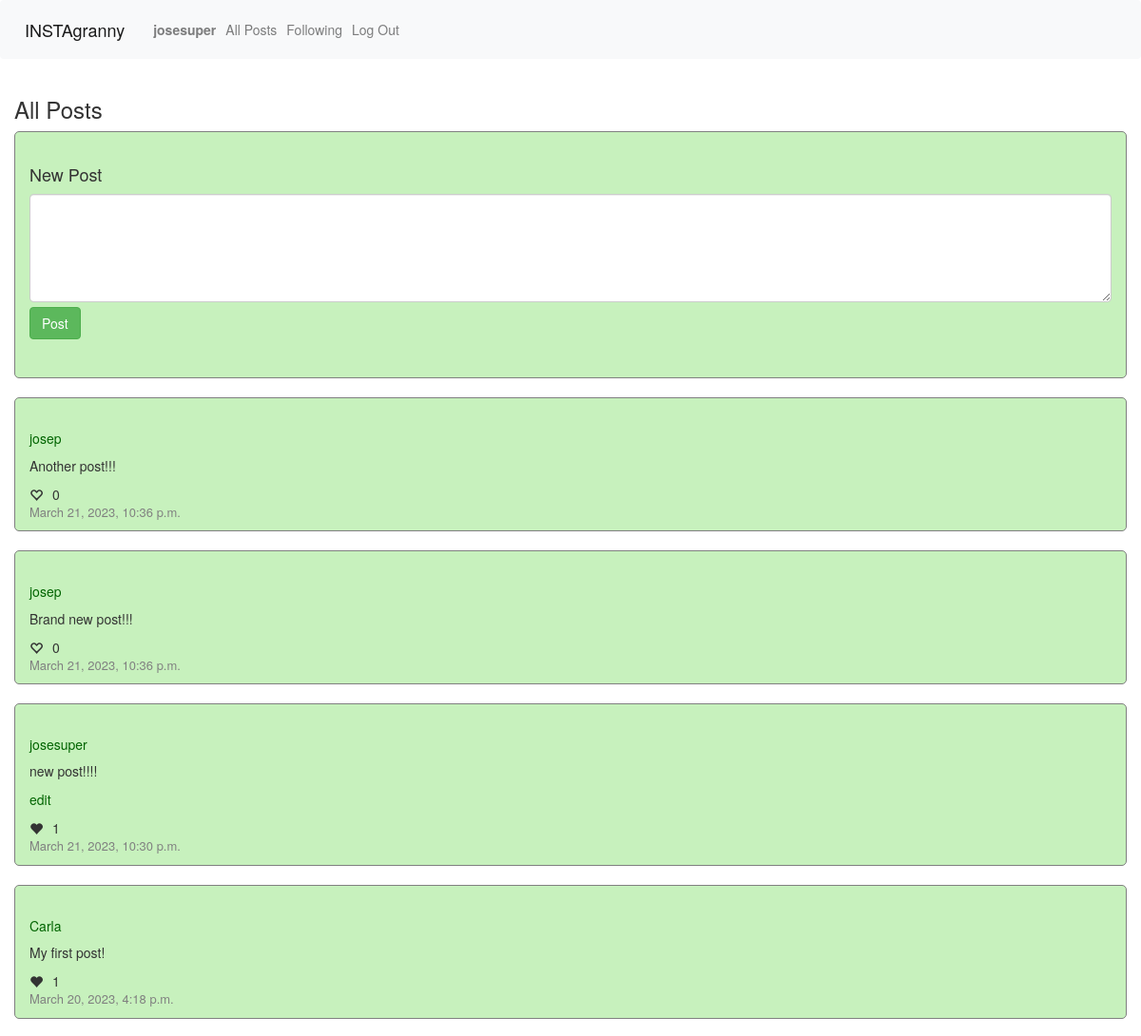
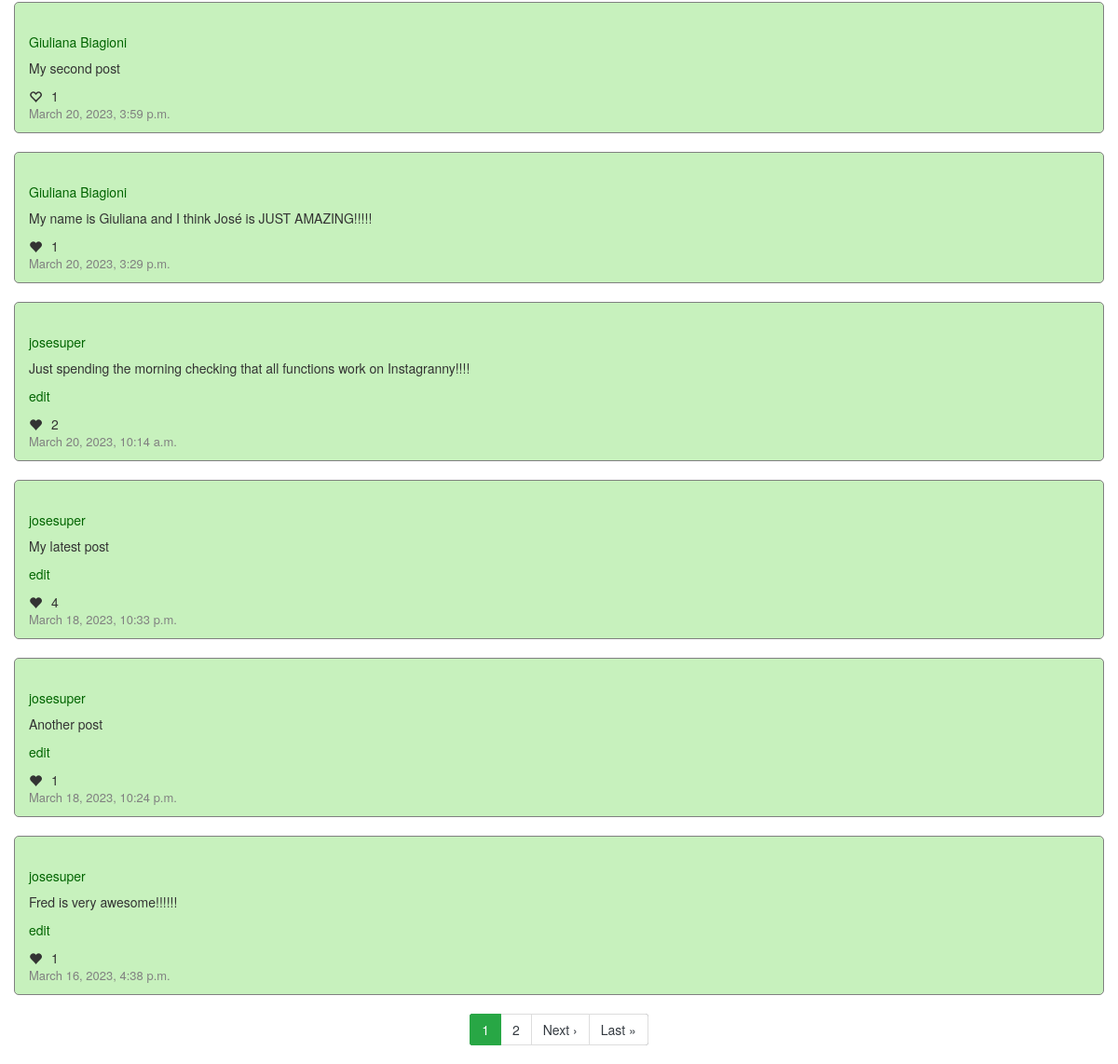
Screenshot of / (signed in) with the database file from the repository (2 pictures, top to bottom).
### network/models.py (models this page shows, shortened)
class User(AbstractUser):
    followers = models.ManyToManyField('self', symmetrical=False, blank=True, related_name="following")
    def __str__(self):
        return f"{self.username}"

class Post(models.Model):
    poster = models.ForeignKey(User,on_delete=models.PROTECT, related_name="user_posts")
    body = models.TextField(max_length=300)
    liked_by = models.ManyToManyField(User, blank=True, related_name='liked_posts')
    timestamp = models.DateTimeField(default=datetime.today)

### network/views.py (the view)
# urls.py: path("", views.index, name="index"),
def index(request):
    if request.method == "POST":
        form = NewPostform(request.POST)
        if form.is_valid:
            newpost = Post(poster = request.user, body = request.POST["body"])
            newpost.save()
        return HttpResponseRedirect(reverse("network:index"))
    else:
        posts = Post.objects.all().order_by('-timestamp')
        page_number = request.GET.get('page', 1)
        paginator = Paginator(posts, 10)
        page = paginator.get_page(page_number)
        return render(request, "network/index.html", {
            "NewPostform": NewPostform,
            "page": page,
            "heading": "All Posts"
        })

### network/templates/network/index.html (shortened to what this page needs)
{% extends "network/layout.html" %}
{% load static %}
{% block body %}
<div class="container-fluid">
    <h3>{{ heading }}</h3>
    {% if user.is_authenticated %}
    <div class="newpost-section">
        <h4>New Post</h4>
        <form action="{% url 'network:index' %}" method="post">
            <div class="form-group">
                {{ NewPostform }}
                <button type="submit" id="submit" class="btn btn-success">Post</button>
            </div>
        </form>
    </div>
    {% endif %}
    {% for post in page %}
    <div class="post-section">
        <h5><a id="post-poster-{{ post.id }}" class="profilename" href="/{{ post.poster }}">{{ post.poster }}</a></h5>
        <p id="post-body-{{ post.id }}">{{ post.body }}</p>
        {% if post.poster == user %}
        <p class="edit" data-id="{{ post.id }}">edit</p>
        {% endif %}
        <div class="row align-items-center">
            <div id="likes-{{ post.id }}" class="col heart-col">
                {% if user in post.liked_by.all %}
                <i class="glyphicon glyphicon-heart" data-liked="True" data-like="{{ post.id }}"></i>
                {% else %}
                <i class="glyphicon glyphicon-heart-empty" data-liked="False" data-like="{{ post.id }}"></i>
                {% endif %}
                <p id="like-count-{{ post.id }}">{{ post.liked_by.all|length }}</p>
            </div>
        </div>
        <p class="timestamp">{{ post.timestamp }}</p>
    </div>
    {% endfor %}
    {% if page.has_other_pages %}
    <nav>
    <div class="d-flex justify-content-center">
        <ul class="pagination bg-dark ">
            {% for i in page.paginator.page_range %}
            {% if page.number == i %}
            <li class="page-item active"><span class="page-link bg-success border-success">{{ i }}<span class="sr-only">(current)</span></span></li>
            {% else %}
            {% if i > page.number|add:'-3' and i < page.number|add:'3' %}
            <li class="page-item"><a class="page-link text-dark" href="?page={{ i }}">{{ i }}</a></li>
            {% endif %}
            {% endif %}
            {% endfor %}
            {% if page.has_next %}
            <li class="page-item"><a class="page-link text-dark" href="?page={{ page.next_page_number }}">Next &rsaquo;</a></li>
            <li class="page-item"><a class="page-link text-dark" href="?page={{ page.paginator.num_pages }}">Last &raquo;</a></li>
            {% endif %}
        </ul>
    </div>
    </nav>
    {% endif %}
</div>
{% endblock %}

### network/templates/network/layout.html (shortened to what this page needs)
{% load static %}
<!DOCTYPE html>
<html lang="en">
    <head>
        <link rel="stylesheet" href="https://stackpath.bootstrapcdn.com/bootstrap/4.4.1/css/bootstrap.min.css">
        <link href="{% static 'network/styles.css' %}" rel="stylesheet">
        <link rel="stylesheet" href="https://maxcdn.bootstrapcdn.com/bootstrap/3.3.7/css/bootstrap.min.css">
    </head>
    <body>
        <nav class="navbar navbar-expand-lg navbar-light bg-light">
            <a class="navbar-brand" href="#">INSTAgranny</a>
            <div>
              <ul class="navbar-nav mr-auto">
                {% if user.is_authenticated %}
                    <li class="nav-item">
                        <a class="nav-link" href="{{ user.username }}"><strong>{{ user.username }}</strong></a>
                    </li>
                {% endif %}
                <li class="nav-item">
                  <a class="nav-link" href="{% url 'network:index' %}">All Posts</a>
                </li>
                {% if user.is_authenticated %}
                    <li class="nav-item">
                        <a class="nav-link" href="{% url 'network:following' %}">Following</a>
                    </li>
                    <li class="nav-item">
                        <a class="nav-link" href="{% url 'network:logout' %}">Log Out</a>
                    </li>
                {% endif %}
              </ul>
            </div>
          </nav>
        <div class="body">
            {% block body %}
            {% endblock %}
        </div>
    </body>
</html>

### network/static/network/styles.css (style rules this page uses)
#submit { margin-top: 5px; }
.newpost-section { border-style: solid; border-width: thin; border-color: grey; border-radius: 5px; padding: 25px 15px 25px 15px; background-color: #c7f1bd; }
.post-section { margin-top: 20px; border-style: solid; border-width: thin; border-color: grey; border-radius: 5px; padding: 25px 15px 0px 15px; background-color: #c7f1bd; }
.post-section .heart-col { padding-right: 10px; }
.heart-col { display: inline-flex; align-items: center; }
.heart-col p { margin-left: 10px; margin-bottom: 0; }
.timestamp { font-size: small; color: grey; }
.profilename { color: darkgreen; }
.edit { color: darkgreen; }

### rows the page displays
User: username "josesuper"
Post: poster "josep", body "Another post!!!", liked_by.all|length "0", timestamp "March 21, 2023, 10:36 p.m."
Post: poster "josep", body "Brand new post!!!", liked_by.all|length "0", timestamp "March 21, 2023, 10:36 p.m."
Post: poster "josesuper", body "new post!!!!", liked_by.all|length "1", timestamp "March 21, 2023, 10:30 p.m."
Post: poster "Carla", body "My first post!", liked_by.all|length "1", timestamp "March 20, 2023, 4:18 p.m."
Post: poster "Giuliana Biagioni", body "My second post", liked_by.all|length "1", timestamp "March 20, 2023, 3:59 p.m."
Post: poster "Giuliana Biagioni", body "My name is Giuliana and I think José is JUST AMAZING!!!!!", liked_by.all|length "1", timestamp "March 20, 2023, 3:29 p.m."
Post: poster "josesuper", body "Just spending the morning checking that all functions work on Instagranny!!!!", liked_by.all|length "2", timestamp "March 20, 2023, 10:14 a.m."
Post: poster "josesuper", body "My latest post", liked_by.all|length "4", timestamp "March 18, 2023, 10:33 p.m."
Post: poster "josesuper", body "Another post", liked_by.all|length "1", timestamp "March 18, 2023, 10:24 p.m."
Post: poster "josesuper", body "Fred is very awesome!!!!!!", liked_by.all|length "1", timestamp "March 16, 2023, 4:38 p.m."

### other values shown
{{ heading }} "All Posts"
{{ i }} "1"
{{ i }} "2"
